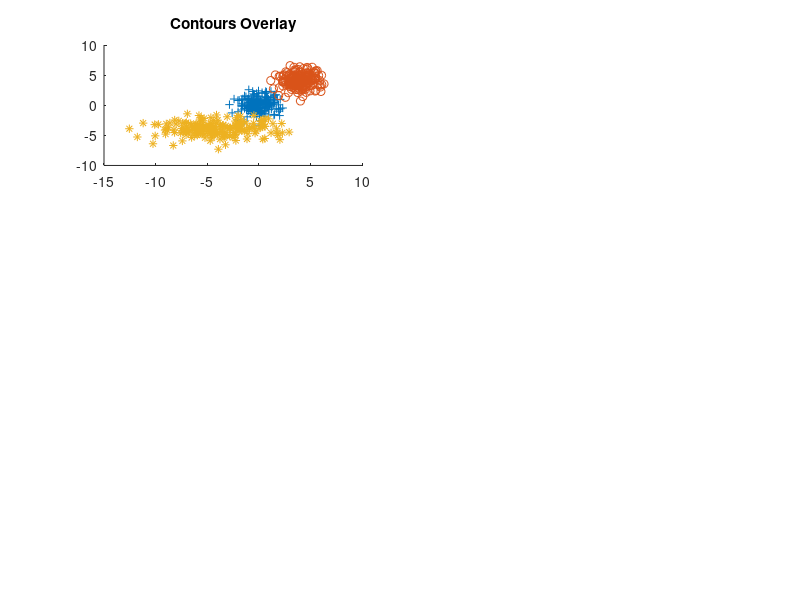

Write MATLAB code to recreate this figure. (Note: this script raises an error after producing the figure.)
% Q2

a = randn(200, 2);
b = a + 4;
c = a;

c(:, 1) = 3 * c(:, 1);
c = c - 4;

d = [a; b];
e = [a; b; c];

% hold on;
% plot(a(:, 1), a(:, 2), '+');
% plot(b(:, 1), b(:, 2), 'o');
% plot(c(:, 1), c(:, 2), '*');

% Use the first dataset
data = e;


figure;
subplot(3, 2, 1);
hold on;
% ksdensity(data, 'PlotFcn', 'contour');
plot(a(:, 1), a(:, 2), '+');
plot(b(:, 1), b(:, 2), 'o');
plot(c(:, 1), c(:, 2), '*');

title('Contours Overlay');

% Calculate the grid
[f, xi] = ksdensity(data); x = linspace(min(xi(:, 1)),max(xi(:, 1)));
y = linspace(min(xi(:, 2)),max(xi(:, 2)));
[xq,yq] = meshgrid(x,y);
z = griddata(xi(:, 1),xi(:, 2),f,xq,yq);

% We now have x, y, z that can be used to get the gradient at any point

contour(x, y, z);
xlim([-10, 10]);
ylim([-10, 10]);
hold off;

copy = data;
new_points = copy;

for i = 1:5
    new_points = step(new_points, x, y, z);
    subplot(3, 2, i + 1);
    hold on;
    % ksdensity(data, 'PlotFcn', 'contour');
    scatter(new_points(:, 1), new_points(:, 2));
    title(sprintf('Step %d', i));
    xlim([-10, 10]);
    ylim([-10, 10]);
    hold off;

end


function dist = euclid_distance(point1, point2)
    dist = sqrt((point1(1) - point2(1))^2 + (point1(2) - point2(2))^2);
end

function new_points = step(points, x, y, z)
    % Calibration factor (lambda)
    max_distance = 1.8;

    new_points = zeros(length(points), 2);
    for i = 1:length(points)
        point = points(i, :);

        within_range = zeros(length(points), 1);

        numerator = 0;
        denominator = 0;

        for j = 1:length(points)
            other_point = points(j, :);
            if euclid_distance(point, other_point) < max_distance
                within_range(j) = 1;
                % weight = interp2(x, y, z, other_point(1), other_point(2));

                % Calculate part of sum
                distance = euclid_distance(point, other_point);
                numerator = numerator + (distance * other_point);
                denominator = denominator + distance;
            end
        end

        mx = numerator / denominator;
        new_points(i, :) = mx(1, :); 
    end
end
